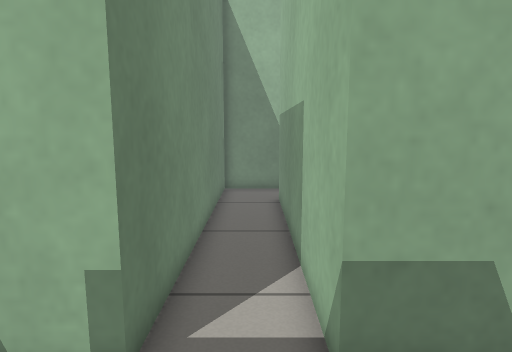
View 1 (above)

16 first-person views from a walk through a world built for the Gazebo simulator. The camera is 0.78 m above the floor, tilts 8° down and sees 75° across. The floor is counted in squares, 0.25 m on a side. Each view is taken from the middle of a square. On the plan, view 1 faces up. The plan holds only what a view shows up to about 20 squares ahead; the rest is blank.

View 2
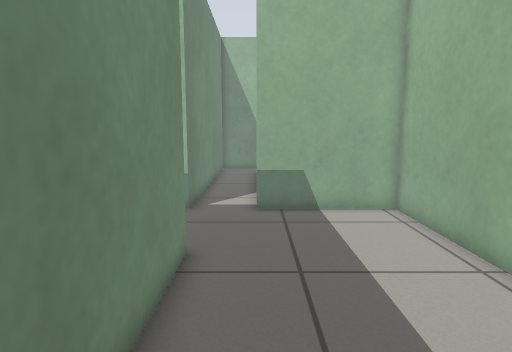

View 3
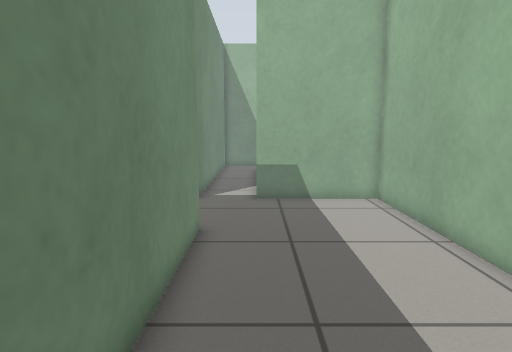

View 4
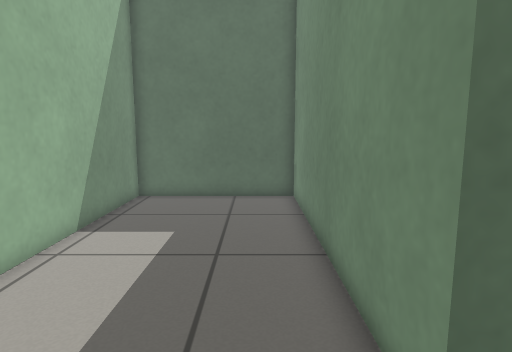

View 5
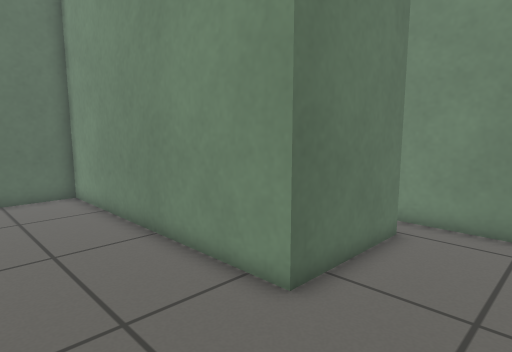

View 6
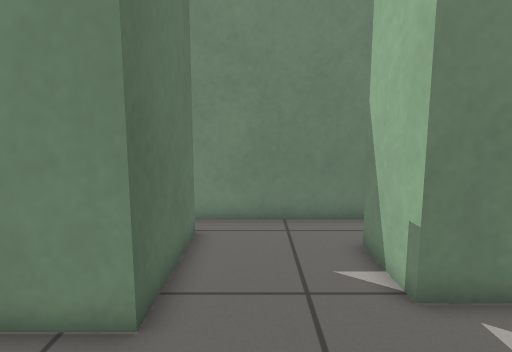

View 7
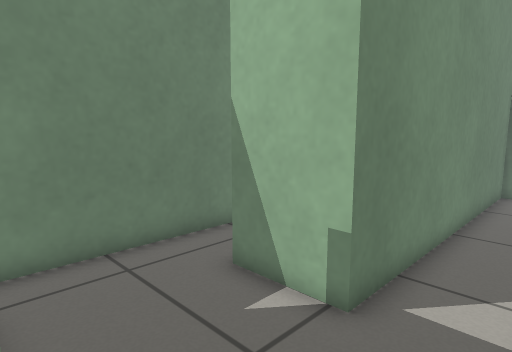

View 8
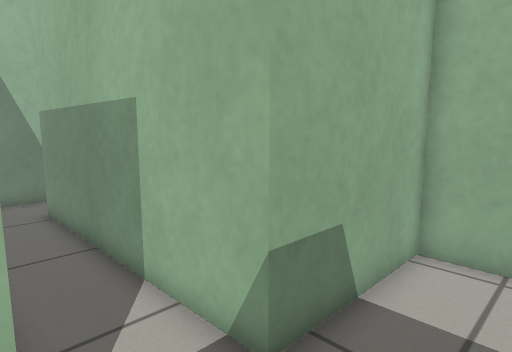

View 9
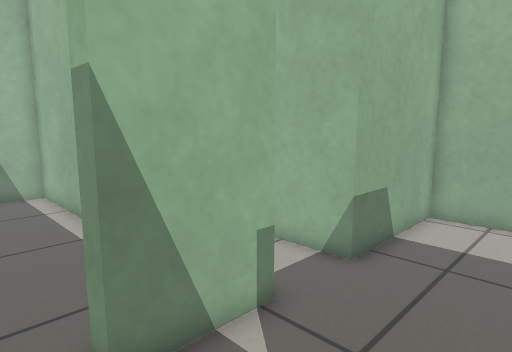

View 10
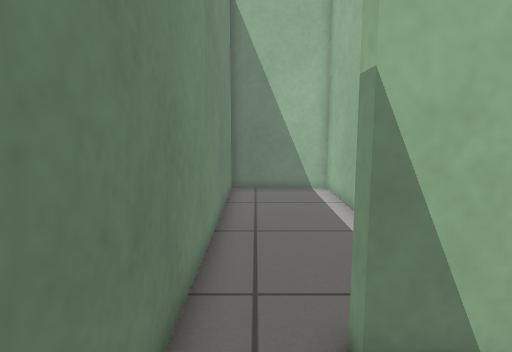

View 11
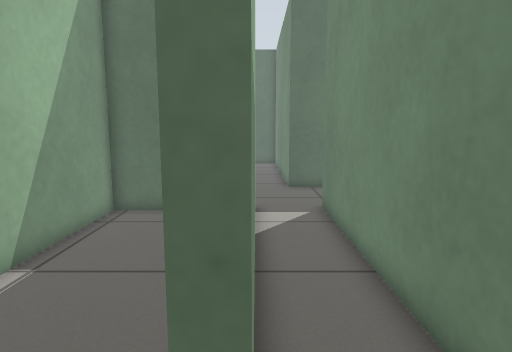

View 12
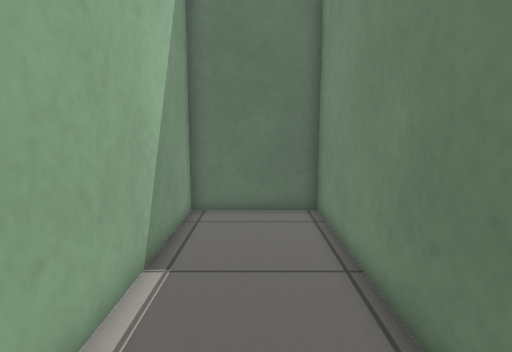

View 13
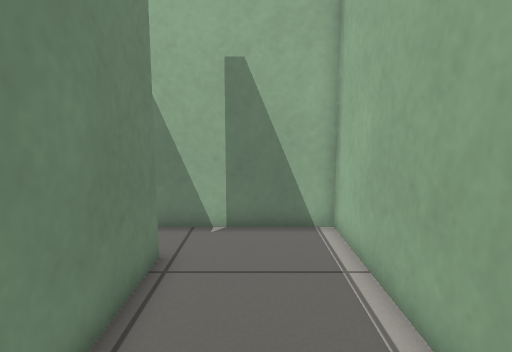

View 14
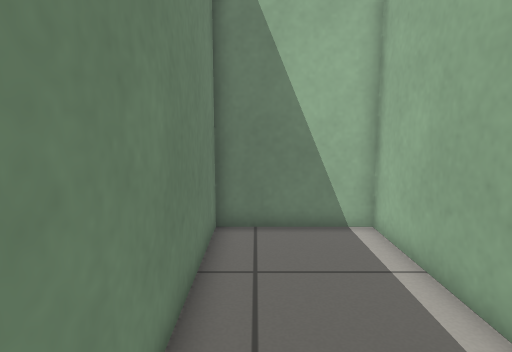

View 15
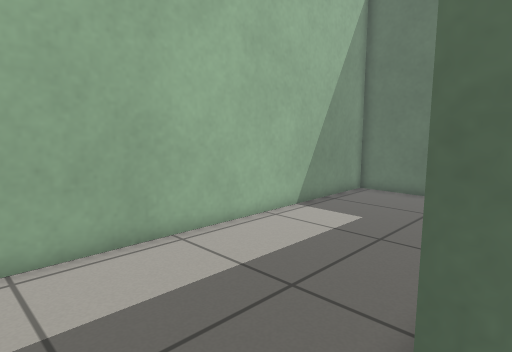

View 16
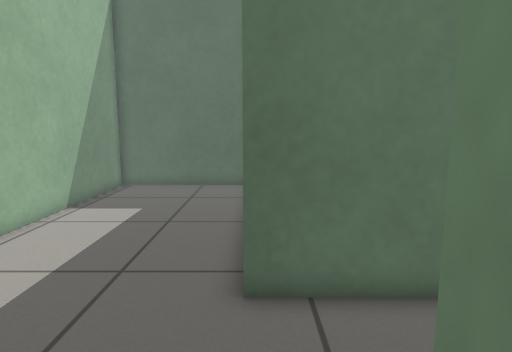

### Floor plan
Points are (right, up) in squares from view 1. A wall is a line through its corners. A room is listed if a view was taken in it or the views show most of it. See-through windows are left out.
Room 1 (views 1, 2, 3, 4, 5, 6, 7, 8, 9, 10, 15, 16)
walls: (-5.9, -0.8) (-0.8, -0.8) (-0.8, -13.4) (6.5, -13.4) (6.5, 3.9) (1, 3.9) (1, 14.8); (-7.3, 4.5) (-7.3, -1.5); (0.6, 17.4) (-1.6, 17.4) (-1.6, 3.9) (-4.6, 3.9) (-4.6, 4.5)
ways out: opening at (1.5, 16) to room 2; opening at (-5.5, 4) to room 3
Room 2 (views 11, 12, 13)
walls: (1, 14.8) (1.6, 14.8) (1.6, 4.4) (6.5, 4.4) (6.5, 17.4) (0.6, 17.4)
ways out: opening at (1.5, 16) to room 1
Room 3 (view 14)
walls: (-2.2, 11.5) (-2.2, 17.4) (-7.3, 17.4) (-7.3, 4.5)
ways out: opening at (-5.5, 4) to room 1

Where each view was taken, in squares from view 1:
view 1: 0 up, 0 right, facing up
view 2: 9 down, 1 right, facing up
view 3: 11 down, 1 right, facing up
view 4: 2 up, 1 right, facing down
view 5: 3 up, 4 right, facing down-left
view 6: 1 up, 4 right, facing left
view 7: 1 down, 1 right, facing up-left
view 8: 1 up, 2 left, facing up-right
view 9: 0 up, 6 left, facing up-right
view 10: 0 up, 6 left, facing up
view 11: 17 up, 1 right, facing down
view 12: 17 up, 4 right, facing down
view 13: 7 up, 4 right, facing up
view 14: 7 up, 6 left, facing up
view 15: 3 up, 2 left, facing down-right
view 16: 5 up, 1 left, facing down
